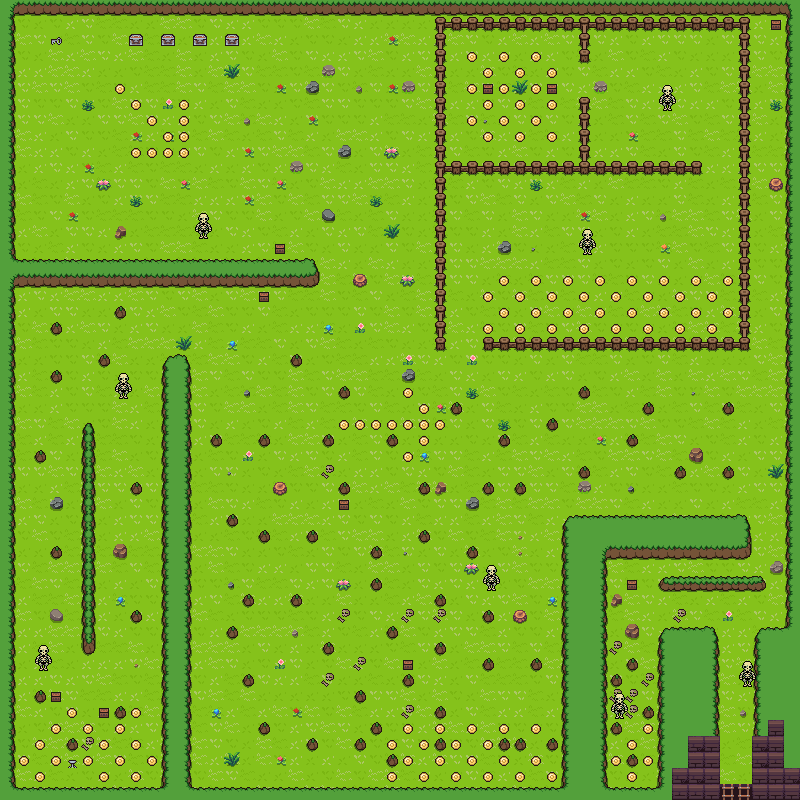

A 2D game scene composited from a Tiled map and its tileset images. What follows is a short description and the map's XML, with each tile layer's data collapsed to a summary:
An orthogonal 50x50 tile map with 16x16 px tiles, 13 tile layers (bottom, walls, stuffOnCeiling, teleporter, ...), 7 tilesets.

<map version="1.10" tiledversion="1.10.2" class="outside" orientation="orthogonal" renderorder="right-down" width="50" height="50" tilewidth="16" tileheight="16" infinite="0" nextlayerid="17" nextobjectid="1">
 <properties>
  <property name="inside" type="bool" value="false" />
 </properties>
 <tileset firstgid="1" source="../tileSets/tilesetsAussenwelt/plains.tsx" />
 <tileset firstgid="73" source="../tileSets/tilesetsAussenwelt/fences.tsx" />
 <tileset firstgid="89" source="babo.tsx" />
 <tileset firstgid="90" source="../tileSets/tilesetsDungeon/Dungeon_Tileset.tsx" />
 <tileset firstgid="190" source="../tileSets/tilesetsDungeon/Dungeon_Monster.tsx" />
 <tileset firstgid="286" source="bottom.tsx" />
 <tileset firstgid="670" source="Decorations.tsx" />
 <layer id="1" name="bottom" width="50" height="50">
  <properties>
   <property name="render" value="below" />
  </properties>
  <data>[2500 cells, 2500 non-empty, 6 distinct tile ids]</data>
 </layer>
 <layer id="2" name="walls" width="50" height="50">
  <properties>
   <property name="render" value="below" />
  </properties>
  <data>[2500 cells, 612 non-empty, 36 distinct tile ids]</data>
 </layer>
 <layer id="7" name="stuffOnCeiling" width="50" height="50">
  <properties>
   <property name="render" value="above" />
  </properties>
  <data>[2500 cells, 0 non-empty, 0 distinct tile ids]</data>
 </layer>
 <layer id="5" name="teleporter" width="50" height="50">
  <properties>
   <property name="destination" value="LEVEL2" />
  </properties>
  <data>[2500 cells, 2 non-empty, 1 distinct tile ids]</data>
 </layer>
 <layer id="6" name="stuffOnBottom" width="50" height="50">
  <properties>
   <property name="render" value="below" />
  </properties>
  <data>[2500 cells, 104 non-empty, 21 distinct tile ids]</data>
 </layer>
 <layer id="3" name="coins" width="50" height="50">
  <data>[2500 cells, 114 non-empty, 1 distinct tile ids]</data>
 </layer>
 <layer id="13" name="ammo" width="50" height="50">
  <data>[2500 cells, 10 non-empty, 1 distinct tile ids]</data>
 </layer>
 <layer id="4" name="enemy" width="50" height="50">
  <data>[2500 cells, 8 non-empty, 1 distinct tile ids]</data>
 </layer>
 <layer id="15" name="damage" width="50" height="50">
  <data>[2500 cells, 1 non-empty, 1 distinct tile ids]</data>
 </layer>
 <layer id="16" name="chests" width="50" height="50">
  <data>[2500 cells, 4 non-empty, 1 distinct tile ids]</data>
 </layer>
 <layer id="9" name="start" width="50" height="50">
  <data>[2500 cells, 1 non-empty, 1 distinct tile ids]</data>
 </layer>
 <layer id="10" name="hp" width="50" height="50">
  <data>[2500 cells, 0 non-empty, 0 distinct tile ids]</data>
 </layer>
 <layer id="11" name="speed" width="50" height="50">
  <data>[2500 cells, 0 non-empty, 0 distinct tile ids]</data>
 </layer>
</map>
